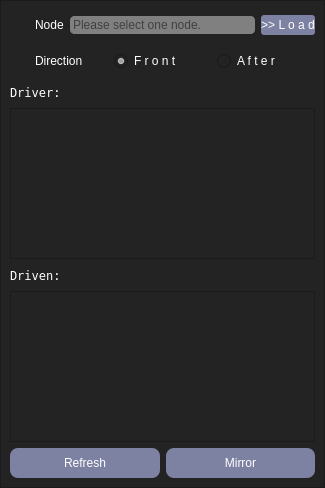
<?xml version="1.0" encoding="UTF-8"?>
<ui version="4.0">
 <class>Form</class>
 <widget class="QWidget" name="Form">
  <property name="geometry">
   <rect>
    <x>0</x>
    <y>0</y>
    <width>325</width>
    <height>488</height>
   </rect>
  </property>
  <property name="windowTitle">
   <string>SDK_TOOL v0.0.1</string>
  </property>
  <layout class="QVBoxLayout" name="verticalLayout">
   <property name="spacing">
    <number>0</number>
   </property>
   <property name="leftMargin">
    <number>0</number>
   </property>
   <property name="topMargin">
    <number>0</number>
   </property>
   <property name="rightMargin">
    <number>0</number>
   </property>
   <property name="bottomMargin">
    <number>0</number>
   </property>
   <item>
    <widget class="QFrame" name="Content">
     <property name="frameShape">
      <enum>QFrame::NoFrame</enum>
     </property>
     <property name="frameShadow">
      <enum>QFrame::Raised</enum>
     </property>
     <layout class="QHBoxLayout" name="horizontalLayout_2">
      <property name="spacing">
       <number>0</number>
      </property>
      <property name="leftMargin">
       <number>0</number>
      </property>
      <property name="topMargin">
       <number>0</number>
      </property>
      <property name="rightMargin">
       <number>0</number>
      </property>
      <property name="bottomMargin">
       <number>0</number>
      </property>
      <item>
       <widget class="QFrame" name="Main_frame">
        <property name="styleSheet">
         <string notr="true">background-color: rgb(35, 35, 35);</string>
        </property>
        <property name="frameShape">
         <enum>QFrame::StyledPanel</enum>
        </property>
        <property name="frameShadow">
         <enum>QFrame::Raised</enum>
        </property>
        <layout class="QVBoxLayout" name="verticalLayout_3">
         <item>
          <layout class="QHBoxLayout" name="node_hb">
           <property name="leftMargin">
            <number>0</number>
           </property>
           <property name="topMargin">
            <number>0</number>
           </property>
           <property name="rightMargin">
            <number>0</number>
           </property>
           <item>
            <widget class="QPushButton" name="node_btn">
             <property name="enabled">
              <bool>true</bool>
             </property>
             <property name="minimumSize">
              <size>
               <width>0</width>
               <height>30</height>
              </size>
             </property>
             <property name="font">
              <font>
               <family>Segoe UI</family>
              </font>
             </property>
             <property name="styleSheet">
              <string notr="true">QPushButton {	
	color: rgb(255, 255, 255);
	background-image: url(:/16x16/16x16/cil-hand-point-right.png);
    background-repeat: no-repeat;
	border: none;
	text-align: left;
	padding-left: 25px;
}
</string>
             </property>
             <property name="text">
              <string>Node</string>
             </property>
            </widget>
           </item>
           <item>
            <widget class="QLineEdit" name="node_le">
             <property name="font">
              <font>
               <family>Segoe UI</family>
              </font>
             </property>
             <property name="styleSheet">
              <string notr="true">QLineEdit
{
border: 1px solid gray;
border-radius: 4px;

background: gray;
selection-background-color: darkgray;
}</string>
             </property>
             <property name="readOnly">
              <bool>true</bool>
             </property>
             <property name="placeholderText">
              <string>Please select one node.</string>
             </property>
            </widget>
           </item>
           <item>
            <widget class="QPushButton" name="load_btn">
             <property name="minimumSize">
              <size>
               <width>0</width>
               <height>20</height>
              </size>
             </property>
             <property name="font">
              <font>
               <family>Segoe UI</family>
              </font>
             </property>
             <property name="styleSheet">
              <string notr="true">QPushButton {
	color: rgb(255, 255, 255);
	background-position: center;
	background-repeat: no-reperat;
	border-radius:3px;
	background-color: rgb(125, 129, 162);
}
QPushButton:hover {
	background-color: rgb(0, 170, 255);
}
QPushButton:pressed {	
	background-color: rgb(85, 170, 255);
}</string>
             </property>
             <property name="text">
              <string>&gt;&gt; L o a d</string>
             </property>
            </widget>
           </item>
          </layout>
         </item>
         <item>
          <layout class="QHBoxLayout" name="direc_hb">
           <item>
            <widget class="QPushButton" name="direction_btn">
             <property name="enabled">
              <bool>false</bool>
             </property>
             <property name="minimumSize">
              <size>
               <width>0</width>
               <height>30</height>
              </size>
             </property>
             <property name="font">
              <font>
               <family>Segoe UI</family>
              </font>
             </property>
             <property name="styleSheet">
              <string notr="true">QPushButton {	
	color: rgb(255, 255, 255);
	background-position: left center;
	background-image: url(:/16x16/16x16/cil-featured-playlist.png);
    background-repeat: no-repeat;
	border: none;
	text-align: left;
	padding-left: 25px;
}
</string>
             </property>
             <property name="text">
              <string>Direction</string>
             </property>
            </widget>
           </item>
           <item>
            <widget class="QRadioButton" name="frnt_rbtn">
             <property name="minimumSize">
              <size>
               <width>0</width>
               <height>30</height>
              </size>
             </property>
             <property name="font">
              <font>
               <family>Segoe UI</family>
              </font>
             </property>
             <property name="styleSheet">
              <string notr="true">color: rgb(255, 255, 255);</string>
             </property>
             <property name="text">
              <string>F r o n t</string>
             </property>
             <property name="checked">
              <bool>true</bool>
             </property>
            </widget>
           </item>
           <item>
            <widget class="QRadioButton" name="after_rbtn">
             <property name="minimumSize">
              <size>
               <width>0</width>
               <height>30</height>
              </size>
             </property>
             <property name="font">
              <font>
               <family>Nirmala UI</family>
              </font>
             </property>
             <property name="styleSheet">
              <string notr="true">color: rgb(255, 255, 255);</string>
             </property>
             <property name="text">
              <string>A f t e r</string>
             </property>
            </widget>
           </item>
          </layout>
         </item>
         <item>
          <layout class="QVBoxLayout" name="list_mainvb">
           <item>
            <layout class="QVBoxLayout" name="listVb">
             <item>
              <layout class="QVBoxLayout" name="driver_vb">
               <item>
                <widget class="QLabel" name="driver_lb">
                 <property name="minimumSize">
                  <size>
                   <width>0</width>
                   <height>20</height>
                  </size>
                 </property>
                 <property name="font">
                  <font>
                   <family>Fixedsys</family>
                  </font>
                 </property>
                 <property name="styleSheet">
                  <string notr="true">color: rgb(255, 255, 255);</string>
                 </property>
                 <property name="text">
                  <string>Driver:</string>
                 </property>
                </widget>
               </item>
               <item>
                <widget class="DragQListView" name="driver_list">
                 <property name="font">
                  <font>
                   <family>Segoe UI</family>
                  </font>
                 </property>
                </widget>
               </item>
              </layout>
             </item>
             <item>
              <widget class="QLabel" name="driven_lb">
               <property name="minimumSize">
                <size>
                 <width>0</width>
                 <height>20</height>
                </size>
               </property>
               <property name="font">
                <font>
                 <family>Fixedsys</family>
                </font>
               </property>
               <property name="styleSheet">
                <string notr="true">color: rgb(255, 255, 255);</string>
               </property>
               <property name="text">
                <string>Driven:</string>
               </property>
              </widget>
             </item>
             <item>
              <widget class="DragQListView" name="driven_list">
               <property name="font">
                <font>
                 <family>Segoe UI</family>
                </font>
               </property>
              </widget>
             </item>
             <item>
              <layout class="QHBoxLayout" name="bottomBtn_hb">
               <item>
                <widget class="QPushButton" name="refresh_btn">
                 <property name="minimumSize">
                  <size>
                   <width>0</width>
                   <height>30</height>
                  </size>
                 </property>
                 <property name="font">
                  <font>
                   <family>Segoe UI</family>
                  </font>
                 </property>
                 <property name="styleSheet">
                  <string notr="true">QPushButton {
	color: rgb(255, 255, 255);
	background-position: center;
	background-repeat: no-reperat;
	border-radius:8px;
	background-color: rgb(125, 129, 162);
}
QPushButton:hover {
	background-color: rgb(0, 170, 255);
}
QPushButton:pressed {	
	background-color: rgb(85, 170, 255);
}</string>
                 </property>
                 <property name="text">
                  <string>Refresh</string>
                 </property>
                </widget>
               </item>
               <item>
                <widget class="QPushButton" name="mirror_btn">
                 <property name="minimumSize">
                  <size>
                   <width>0</width>
                   <height>30</height>
                  </size>
                 </property>
                 <property name="font">
                  <font>
                   <family>Segoe UI</family>
                  </font>
                 </property>
                 <property name="styleSheet">
                  <string notr="true">QPushButton {
	color: rgb(255, 255, 255);
	background-position: center;
	background-repeat: no-reperat;
	border-radius:8px;
	background-color: rgb(125, 129, 162);
}
QPushButton:hover {
	background-color: rgb(0, 170, 255);
}
QPushButton:pressed {	
	background-color: rgb(85, 170, 255);
}</string>
                 </property>
                 <property name="text">
                  <string>Mirror</string>
                 </property>
                </widget>
               </item>
              </layout>
             </item>
            </layout>
           </item>
          </layout>
         </item>
        </layout>
       </widget>
      </item>
     </layout>
    </widget>
   </item>
  </layout>
 </widget>
 <customwidgets>
  <customwidget>
   <class>DragQListView</class>
   <extends>QListView</extends>
   <header>Faith.Core.aboutUI</header>
  </customwidget>
 </customwidgets>
 <resources>
  <include location="icon.qrc"/>
 </resources>
 <connections/>
</ui>
